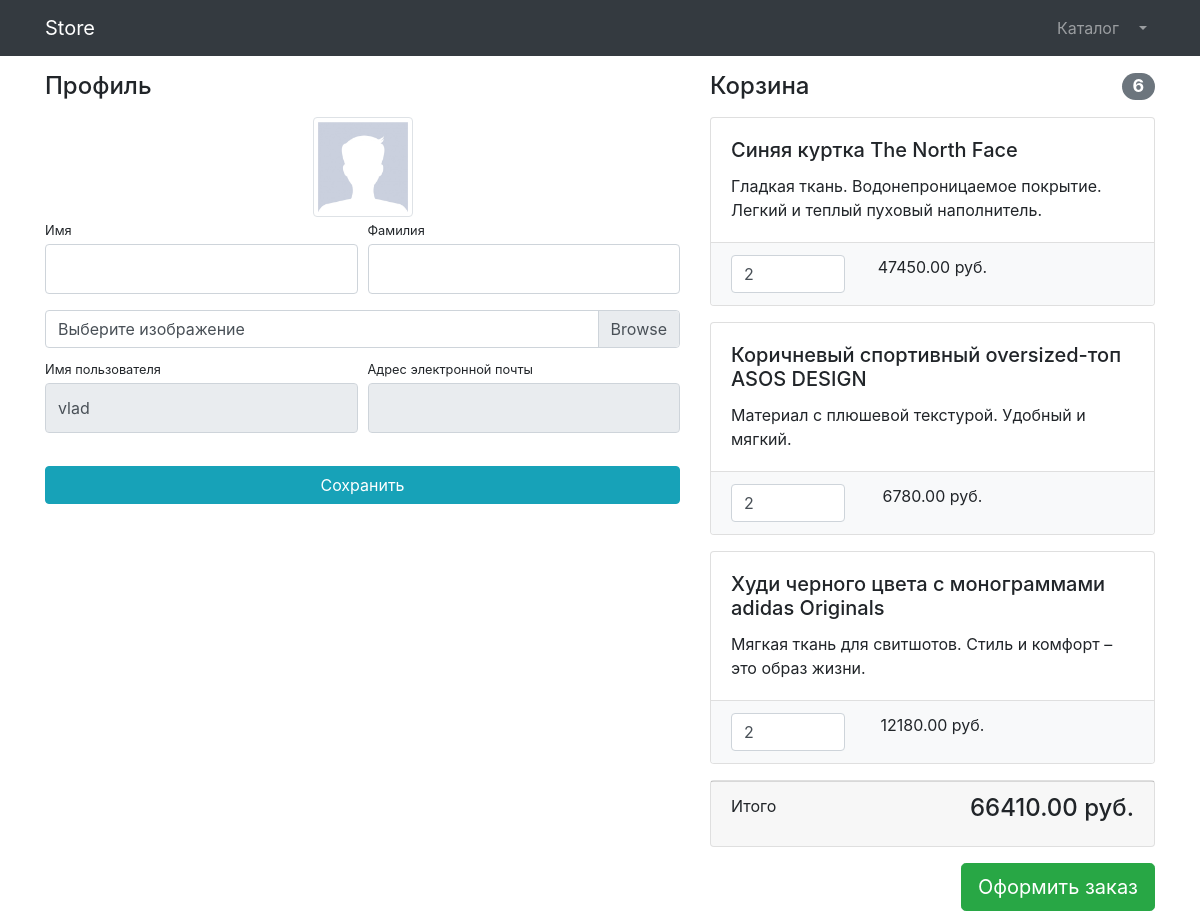
/users/profile/1 (signed in), run on an earlier commit of the app's database.
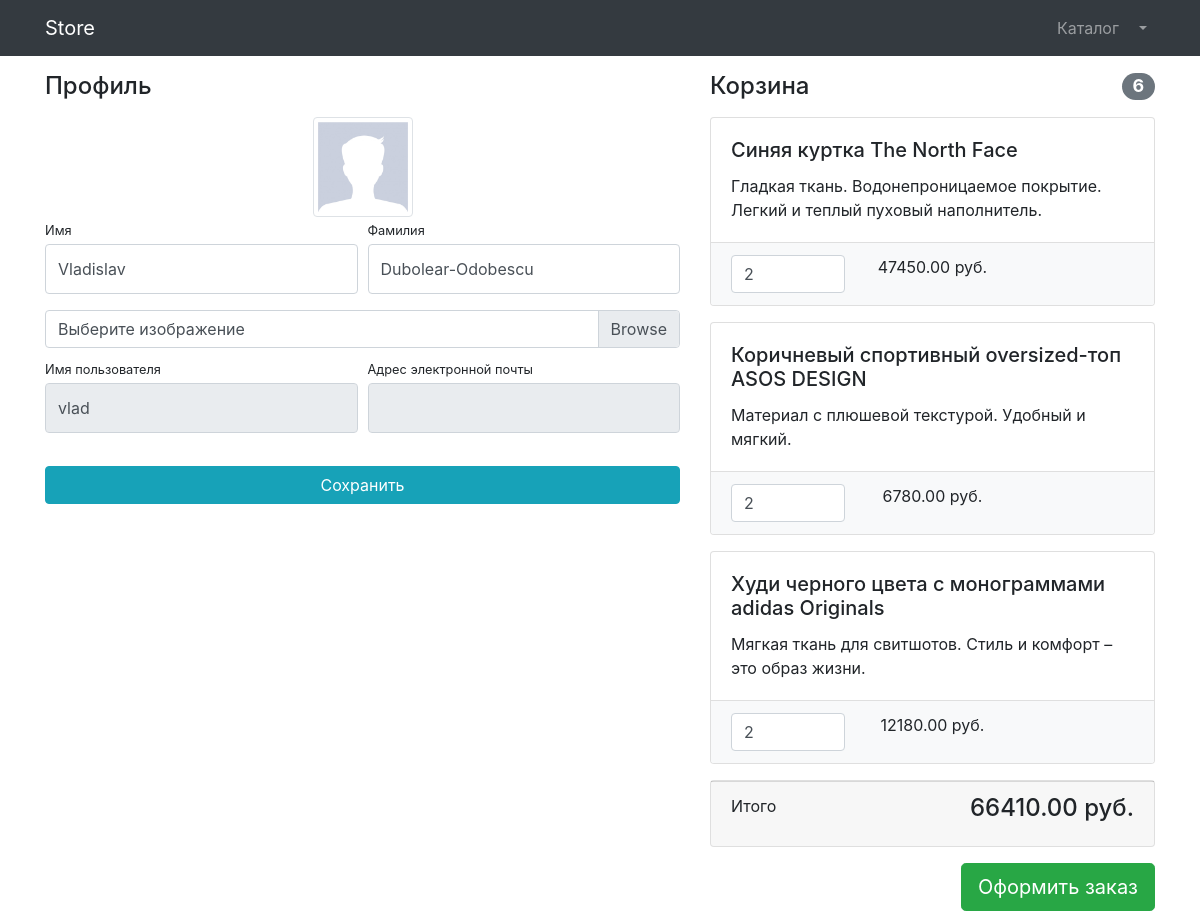
And on a later commit of the database.
### users/models.py (models this page shows)
class User(AbstractUser):
    image = models.ImageField(upload_to='users_images', blank=True, null=True)

### users/views.py (the view, shortened to what this page needs)
# urls.py: path('profile/<int:pk>', login_required(UserProfileView.as_view()), name='profile'),
class UserProfileView(UpdateView):
    model = User
    form_class = UserProfileForm
    template_name = 'users/profile.html'
    def get_context_data(self, **kwargs):
        context = super(UserProfileView, self).get_context_data(**kwargs)
        context['title'] = 'Store - Личный кабинет'
        context['baskets'] = Basket.objects.filter(user=self.request.user)
        return context

### users/forms.py
class UserProfileForm(UserChangeForm):
    first_name = forms.CharField(widget=forms.TextInput(attrs={
        'class': 'form-control py-4',
    }))
    last_name = forms.CharField(widget=forms.TextInput(attrs={
        'class': 'form-control py-4',
    }))
    image = forms.ImageField(widget=forms.FileInput(attrs={
        'class': 'custom-file-input',
    }), required=False)
    username = forms.CharField(widget=forms.TextInput(attrs={
        'class': 'form-control py-4',
        'readonly': True,
    }))
    email = forms.CharField(widget=forms.EmailInput(attrs={
        'class': 'form-control py-4',
        'readonly': True,
    }))
    class Meta:
        model = User
        fields = ('first_name', 'last_name', 'image', 'username','email')

### products/models.py (called while the page is built)
    def total_sum(self):
        return sum(basket.sum() for basket in self)

    def total_quantity(self):
        return sum(basket.quantity for basket in self)

    def sum(self):
        return self.product.price * self.quantity

### users/templates/users/profile.html (shortened to what this page needs)
{% extends 'products/base.html' %}
{% load static %}
{% block css %}
    <link href="{% static '/vendor/css/profile.css' %}" rel="stylesheet">
{% endblock %}
{% block content %}
	<div class="container">
    <div class="row">
        <div class="col-lg-7">
            <h4 class="mt-3 mb-3">Профиль</h4>
            <div class="col-lg-12 text-center">
                <img width="100" height="100"
                     src="{% if user.image %}{{ user.image.url }}{% else %}{% static 'vendor/img/users/default_avatar.jpg' %}{% endif %}"
                     class="img-thumbnail">
            </div>
            <form action="{% url 'users:profile' user.id %}" method="post" enctype="multipart/form-data">
                <div class="form-row">
                    <div class="col-lg-6">
                        <div class="form-group">
                            <label class="small mb-1" for="{{ form.first_name.id_for_label }}">Имя</label>
                            {{ form.first_name }}
                        </div>
                    </div>
                    <div class="col-lg-6">
                        <div class="form-group">
                            <label class="small mb-1" for="{{ form.last_name.id_for_label }}">Фамилия</label>
                            {{ form.last_name }}
                        </div>
                    </div>
                </div>
                <div class="form-row mb-2">
                    <div class="col-lg-12">
                        <div class="custom-file">
                            <label class="custom-file-label" for="{{ form.image.id_for_label }}">Выберите изображение</label>
                        </div>
                    </div>
                </div>
                <div class="form-row">
                    <div class="col-lg-6">
                        <label class="small mb-1" for="{{ form.username.id_for_label }}">Имя пользователя</label>
                        {{ form.username }}
                    </div>
                    <div class="col-lg-6">
                        <label class="small mb-1" for="{{ form.email.id_for_label }}">Адрес электронной
                            почты</label>
                        {{ form.email }}
                    </div>
                </div>
                <div class="form-row">
                    <div class="col-lg-12" style="margin-top: 33px;">
                        <input class="btn btn-info btn-block" type="submit" value="Сохранить">
                    </div>
                </div>
            </form>
        </div>
        <div class="col-lg-5">
            {% include 'products/baskets.html' %}
        </div>
    </div>
</div>
{% endblock %}

What changed in the data, as far as the page shows it:
changed User "vlad": first_name (not shown) → "Vladislav"; last_name (not shown) → "Dubolear-Odobescu"
